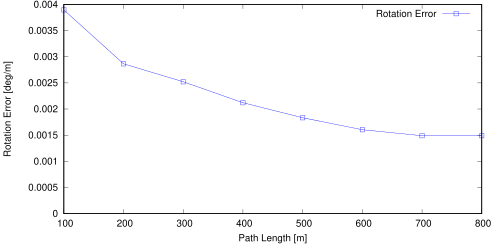

Write gnuplot code to recreate this figure.
set term postscript eps enhanced color
set output "sub09_rl.eps"
set size ratio 0.5
set yrange [0:*]
set xlabel "Path Length [m]"
set ylabel "Rotation Error [deg/m]"
plot "sub09_rl.txt" using 1:($2*57.3) title 'Rotation Error' lc rgb "#0000FF" pt 4 w linespoints
